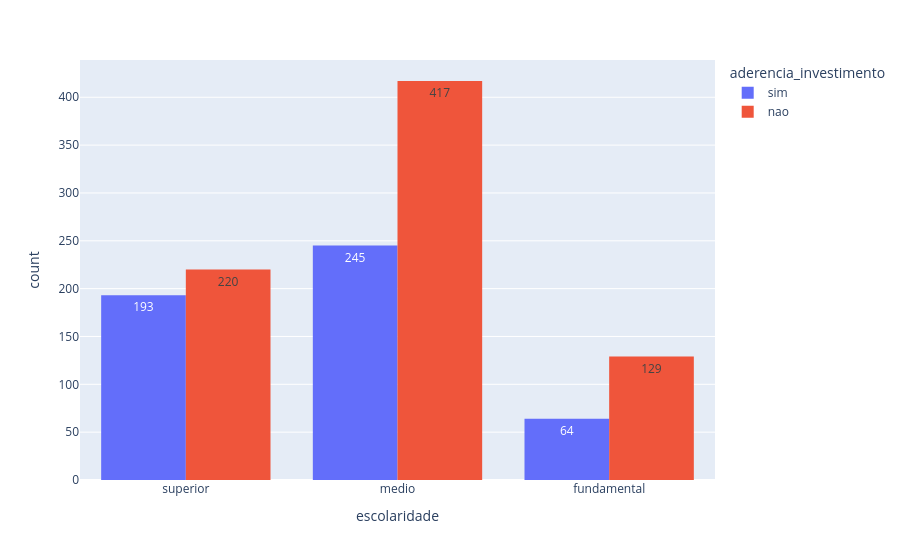

Notebook source saved alongside this figure:
### Code cell
px.histogram(dados, x='escolaridade', text_auto=True, color='aderencia_investimento', barmode='group')

### Figure 1 — Plotly figure (JSON) as saved in the notebook; plotly's stock layout.template omitted (floating-point values rounded to 4 significant figures; data arrays with more than 128 entries replaced by an {"elided": "..."} marker saying what was removed)
{"data": [{"alignmentgroup": "True", "bingroup": "x", "hovertemplate": "aderencia_investimento=sim<br>escolaridade=%{x}<br>count=%{y}<extra></extra>", "legendgroup": "sim", "marker": {"color": "#636efa", "pattern": {"shape": ""}}, "name": "sim", "offsetgroup": "sim", "orientation": "v", "showlegend": true, "texttemplate": "%{value}", "type": "histogram", "x": {"elided": "502 str values"}, "xaxis": "x", "yaxis": "y"}, {"alignmentgroup": "True", "bingroup": "x", "hovertemplate": "aderencia_investimento=nao<br>escolaridade=%{x}<br>count=%{y}<extra></extra>", "legendgroup": "nao", "marker": {"color": "#EF553B", "pattern": {"shape": ""}}, "name": "nao", "offsetgroup": "nao", "orientation": "v", "showlegend": true, "texttemplate": "%{value}", "type": "histogram", "x": {"elided": "766 str values"}, "xaxis": "x", "yaxis": "y"}], "layout": {"barmode": "group", "legend": {"title": {"text": "aderencia_investimento"}, "tracegroupgap": 0}, "margin": {"t": 60}, "xaxis": {"anchor": "y", "domain": [0, 1], "title": {"text": "escolaridade"}}, "yaxis": {"anchor": "x", "domain": [0, 1], "title": {"text": "count"}}}}
